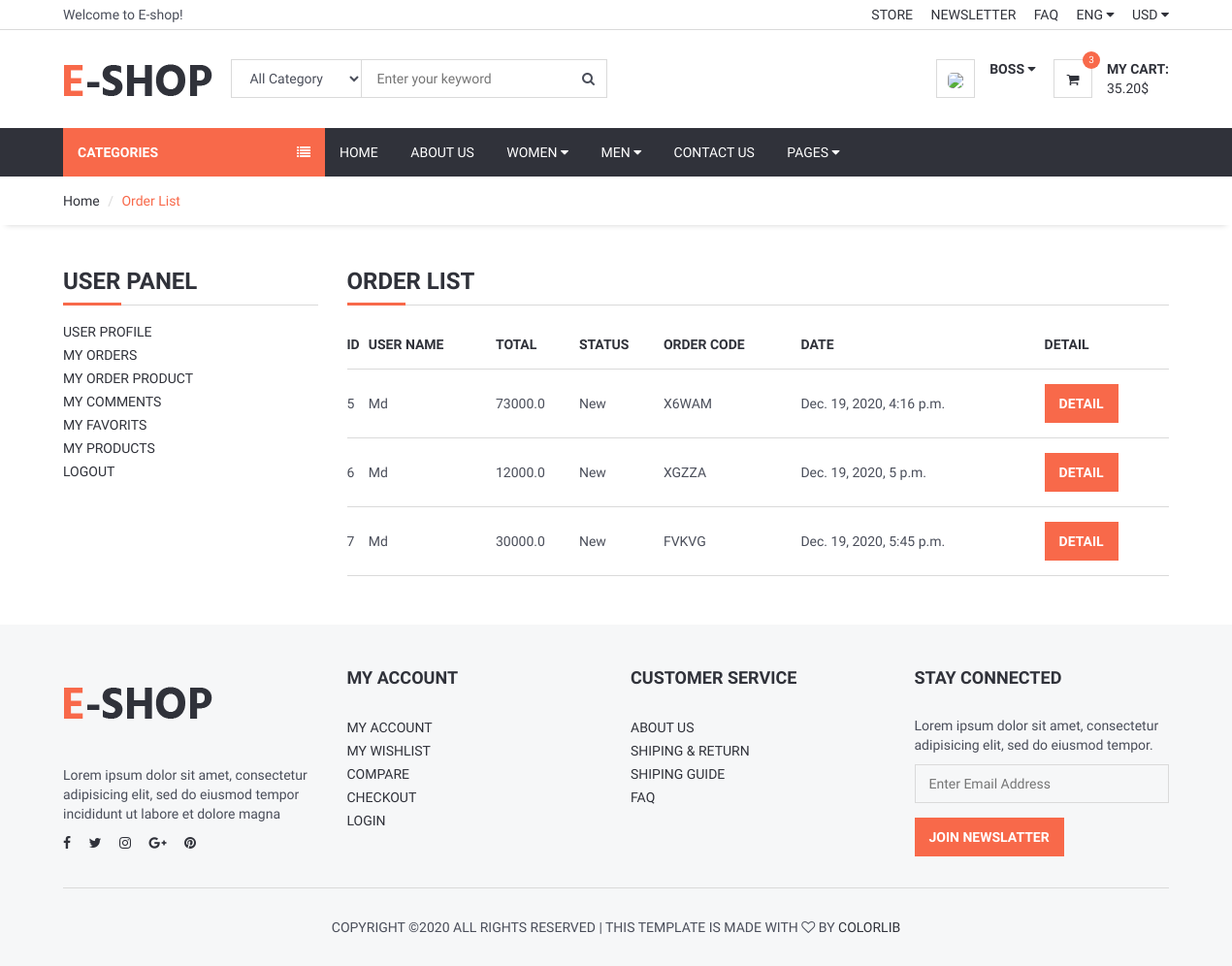
Before: /user/orders/ (signed in) with the older database file.
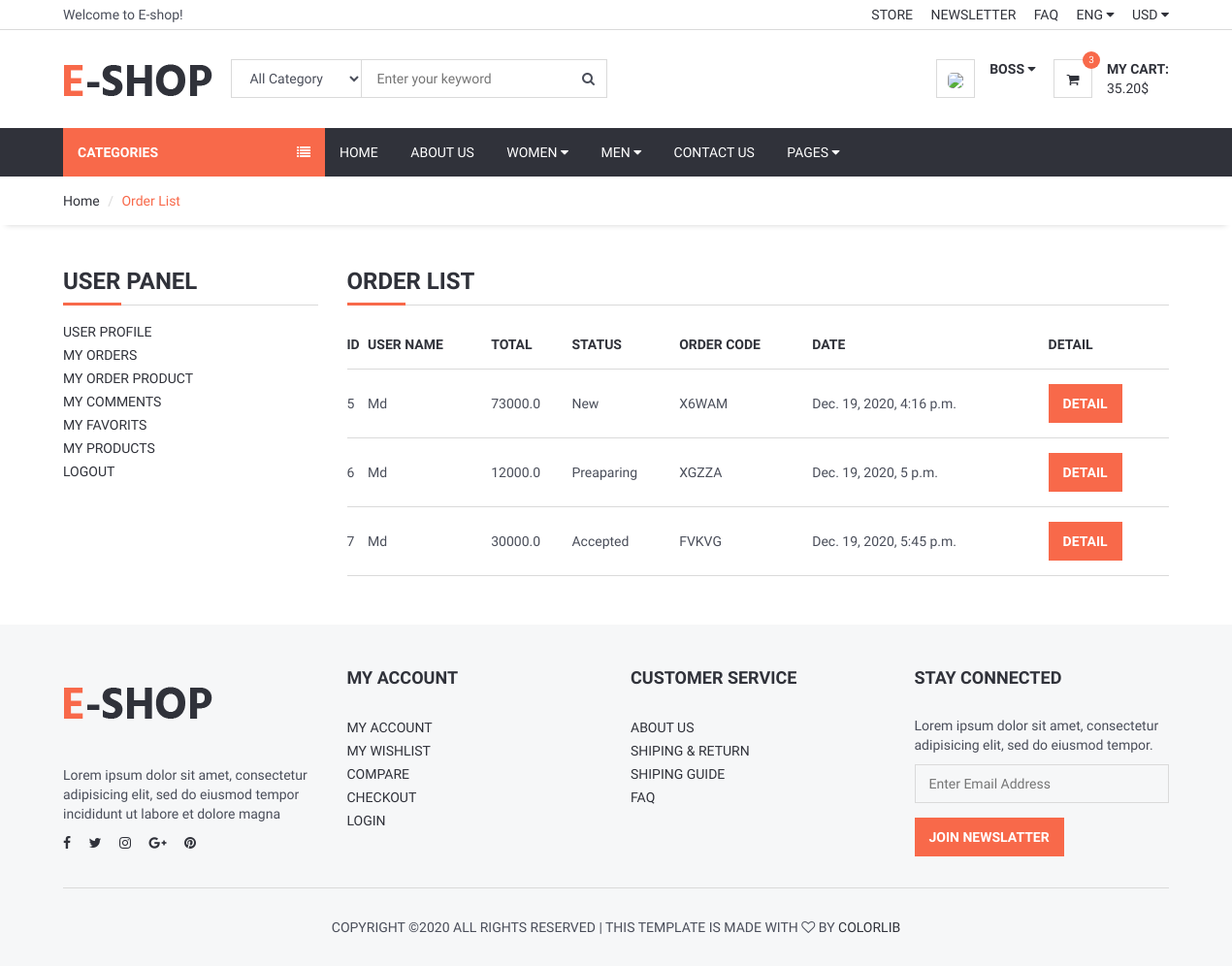
After: the same page with the newer database file.
### order/models.py (models this page shows, shortened)
class Order(models.Model):
    STATUS = (
        ('New', 'New'),
        ('Accepted', 'Accepted'),
        ('Preaparing', 'Preaparing'),
        ('OnShipping', 'OnShipping'),
        ('Completed', 'Completed'),
        ('Canceled', 'Canceled'),
    )
    user = models.ForeignKey(User , on_delete=models.SET_NULL, null=True)
    code = models.CharField(max_length=5, editable=False)
    first_name = models.CharField(max_length=50)
    last_name = models.CharField(max_length=50)
    phone = models.CharField(max_length=14, blank=True)
    address = models.CharField(max_length=150, blank=True)
    city = models.CharField(blank=True, max_length=50)
    country = models.CharField(blank=True, max_length=50)
    total = models.FloatField()
    status = models.CharField(max_length=10, choices=STATUS, default='New')
    ip = models.CharField(blank=True, max_length=50)
    admin_note = models.CharField(blank=True, max_length=150)
    create_at=models.DateTimeField(auto_now_add=True)
    update_at=models.DateTimeField(auto_now=True)

### user/views.py (the view)
# urls.py: path('orders/', user_orders, name='user_orders'),
@login_required
def user_orders(request):
    category = Category.objects.all()
    current_user = request.user
    orders = Order.objects.filter(user_id=current_user.id)
    context = {'category': category, 'orders': orders}
    return render(request, 'user_orders.html', context)

### user/templates/user_orders.html (shortened to what this page needs)
{% extends 'homebase.html' %}
{% block sidebar %} {% include 'sidebar.html' %} {% endblock %}
{% block body %}
	<div id="breadcrumb">
		<div class="container">
			<ul class="breadcrumb">
                <li><a href="{% url 'index' %}">Home</a></li>
                <li class="active">Order List</li>
			</ul>
		</div>
	</div>
	<div class="section">
		<div class="container">
			<div class="row">
				<div class="col-md-3">
                   {% include "user_panel.html" %}
                </div>
				<div class="col-md-9">
					<div class="order-summary clearfix">
						<div class="section-title">
							<h3 class="title">Order List</h3>
						</div>
						<table class="shopping-cart-table table">
							<thead>
								<tr>
                                    <th class="text-left">ID</th>
                                    <th class="text-left">User Name</th>
                                    <th class="text-left">Total</th>
                                    <th class="text-left">Status</th>
                                    <th class="text-left">Order Code</th>
                                    <th class="text-left">Date</th>
                                    <th class="text-left">Detail</th>
								</tr>
							</thead>
							<tbody>
								{% for order_obj in orders %}
								<tr>
                                    <td class="text-left">{{ order_obj.id }}</td>
                                    <td class="text-left">{{ order_obj.first_name }}</td>
									<td class="text-left">{{ order_obj.total }}</td>
                                    <td class="text-left">{{ order_obj.status }}</td>
									<td class="text-left">{{ order_obj.code }}</td>
                                    <td class="text-left">{{ order_obj.create_at }}</td>
									<td class="text-left"><a class="primary-btn" href="#"> Detail </a></td>
								</tr>
								{% endfor %}
							</tbody>
						</table>
					</div>
				</div>
			</div>
		</div>
	</div>
{% endblock  %}

Changed rows visible on the page:
changed Order "XGZZA": status "New" → "Preaparing"
changed Order "FVKVG": status "New" → "Accepted"
